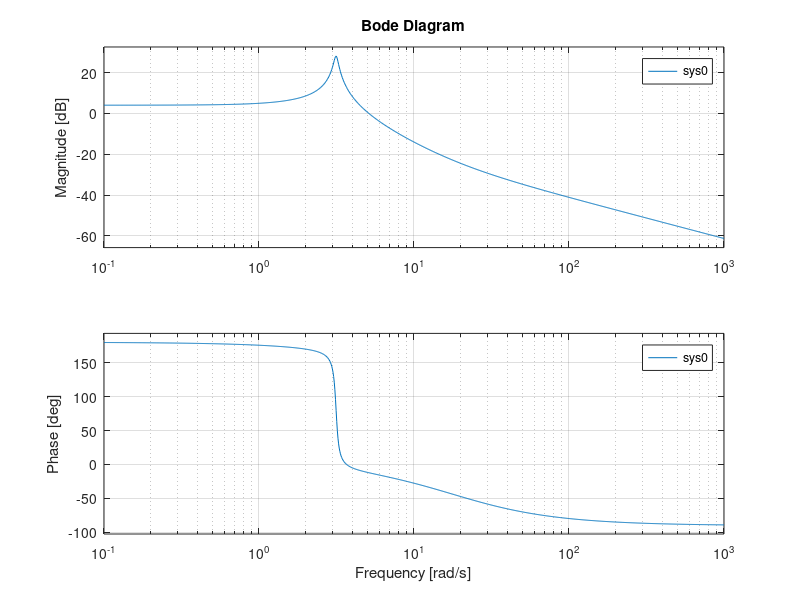
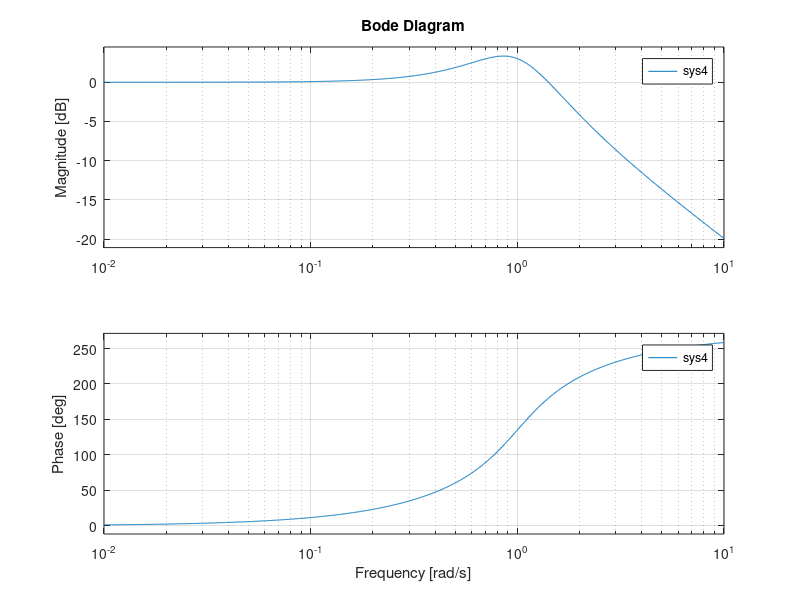

These figures' MATLAB source, in order:
% Practice Opportunity 7B-8A
% BIEN 3300
% Peter Dobbs
% 30 November 2016
clear
close all

%% 1)
sys0 = tf([sqrt(3)/2 -5*pi],[1 0.2 (pi^2+0.01)]);
figure
bode(sys0)


%% 2)
% H(s) = 1/(s^2+9)
sys1 = tf([1],[1 0 0]);
figure
bode(sys1)

% H(s) = (s+1)/(s^2 + 2s + 10)
sys2 = tf([1 1],[1 2 10]);
bode(sys2)

% H(s) = (s+1)/(s^2 + 5s + 6)
sys3 = tf([1 1],[1 5 6]);
bode(sys3)

% H(s) = (s+1)^2/(s^2 - s + 1)
sys4 = tf([1 1],[1 -1 1]);
bode(sys4)
